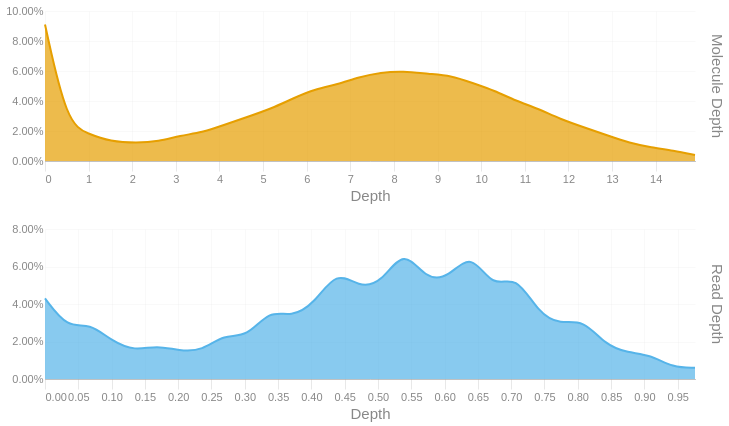

Notebook code cell kept with this figure:
### Code cell
readdep = depth_hist(tb['Read Depth'], q99, 3)
readdep = readdep.with_columns(pl.lit('Read Depth').alias('Metric'))
if not SKIPLR:
    moldep = depth_hist(tb['Molecule Depth'], mol_q99, 1)
    moldep = moldep.with_columns(pl.lit('Molecule Depth').alias('Metric'))
    _hist = pl.concat([readdep, moldep])
    _hist = _hist.filter(pl.col('Proportion') != 0)
    with SafeRender(_hist):
        (
            alt.Chart(_hist)        
            .mark_area(interpolate = "basis")
            .encode(
                x=alt.X('Bin:Q').scale(domainMin=0).axis(alt.Axis(title='Depth')),
                y = alt.Y('Proportion:Q', title = None).axis(format = '.2%'),
                color = alt.Color('Metric:N').legend(None),
                row = alt.Row("Metric:N").header(title = None, labelOrient = 'right'),
                tooltip = [
                    alt.Tooltip("Metric:N", title = "Metric"),
                    alt.Tooltip('Interval:N', title = "Depth Interval"),
                    alt.Tooltip('Proportion:Q', title = "% Alignments").format('.2%')
                ]
            )
            .resolve_scale(x='independent', y='independent')
            .properties(
                height = 150, width = 650,
                usermeta={'embedOptions': {'downloadFileName': f'{samplename}.depth.hist'}}
            )
        ).display()
else:
    readdep = readdep.filter(pl.col('Proportion') != 0)
    with SafeRender(readdep):
        (
            alt.Chart(readdep)        
            .mark_area(interpolate = "basis")
            .encode(
                x=alt.X('Bin:Q').scale(domainMin=0).axis(alt.Axis(title='Depth')),
                y = alt.Y('Proportion:Q', title = None).axis(format = '.2%'),
                tooltip = [
                    alt.Tooltip('Interval:N', title = "Depth Interval"),
                    alt.Tooltip('Proportion:Q', title = "% Alignments").format('.2%')
                ]
            )
            .properties(
                usermeta={'embedOptions': {'downloadFileName': f'{samplename}.depth.hist'}}
            )
        ).display()

### Figure 1 — Vega-Lite specification as saved in the notebook (floating-point values rounded to 4 significant figures)
{"width": 650, "height": 150, "config": {"title": {"anchor": "start", "dy": -15, "fontSize": 18, "color": "#888888", "subtitleColor": "#888888", "subtitleFontSize": 14}, "arc": {"fill": "#0072B2"}, "axis": {"domainColor": "#888888", "domainWidth": 0.5, "gridWidth": 0.2, "grid": false, "titleFontWeight": 400, "titleFontSize": 15, "labelFontSize": 11, "labelColor": "#888888", "tickColor": "#888888", "tickWidth": 0.2, "titleColor": "#888888"}, "axisBand": {"grid": false}, "axisX": {"grid": true, "tickSize": 10, "domainCap": "round"}, "axisY": {"domain": false, "grid": true, "tickSize": 0, "domainCap": "round"}, "background": "transparent", "header": {"labelFontSize": 15, "labelColor": "#888888", "titleFontSize": 15, "titleFontWeight": 600, "titleColor": "#888888"}, "legend": {"labelFont": "sans-serif", "labelFontSize": 12, "labelColor": "#888888", "symbolSize": 100, "symbolType": "circle", "titleFontSize": 12, "titlePadding": 10, "titleColor": "#888888", "title": null}, "range": {"category": ["#E69F00", "#56B4E9", "#009E73", "#F0E442", "#0072B2", "#D55E00", "#CC79A7", "#000000"], "diverging": ["#cfe8f3", "#a2d4ec", "#73bfe2", "#46abdb", "#1696d2", "#12719e"]}, "area": {"fill": "#0072B2", "fillOpacity": 0.7, "line": true, "strokeOpacity": 0.7}, "line": {"color": "#0072B2", "stroke": "#0072B2", "strokeWidth": 2}, "trail": {"color": "#0072B2", "stroke": "#0072B2", "strokeWidth": 0, "size": 1}, "point": {"filled": true, "fillOpacity": 1.0, "size": 95}, "text": {"color": "#888888", "fontSize": 11, "align": "right", "fontWeight": 400, "size": 11}, "bar": {"fill": "#0072B2", "stroke": null}, "view": {"stroke": null, "continuousWidth": 660, "continuousHeight": 400}}, "data": {"name": "data-526a75fc31eb3e04b439434a5a5f6506"}, "mark": {"type": "area", "interpolate": "basis"}, "encoding": {"color": {"field": "Metric", "legend": null, "type": "nominal"}, "row": {"field": "Metric", "header": {"title": null, "labelOrient": "right"}, "type": "nominal"}, "tooltip": [{"field": "Metric", "title": "Metric", "type": "nominal"}, {"field": "Interval", "title": "Depth Interval", "type": "nominal"}, {"field": "Proportion", "format": ".2%", "title": "% Alignments", "type": "quantitative"}], "x": {"axis": {"title": "Depth"}, "field": "Bin", "scale": {"domainMin": 0}, "type": "quantitative"}, "y": {"axis": {"format": ".2%"}, "field": "Proportion", "title": null, "type": "quantitative"}}, "resolve": {"scale": {"x": "independent", "y": "independent"}}, "usermeta": {"embedOptions": {"downloadFileName": "TF26LRJL0040_5B_10484332_23Y22YLT4_L7.depth.hist"}}, "$schema": "https://vega.github.io/schema/vega-lite/v6.4.1.json", "datasets": {"data-526a75fc31eb3e04b439434a5a5f6506": [{"Bin": 0.0, "Interval": "0.0-0.034", "Proportion": 0.043, "Metric": "Read Depth"}, {"Bin": 0.034, "Interval": "0.034-0.067", "Proportion": 0.027, "Metric": "Read Depth"}, {"Bin": 0.067, "Interval": "0.067-0.101", "Proportion": 0.03, "Metric": "Read Depth"}, {"Bin": 0.101, "Interval": "0.101-0.135", "Proportion": 0.02, "Metric": "Read Depth"}, {"Bin": 0.135, "Interval": "0.135-0.168", "Proportion": 0.015, "Metric": "Read Depth"}, {"Bin": 0.168, "Interval": "0.168-0.202", "Proportion": 0.018, "Metric": "Read Depth"}, {"Bin": 0.202, "Interval": "0.202-0.236", "Proportion": 0.015, "Metric": "Read Depth"}, {"Bin": 0.236, "Interval": "0.236-0.269", "Proportion": 0.015, "Metric": "Read Depth"}, {"Bin": 0.269, "Interval": "0.269-0.303", "Proportion": 0.024, "Metric": "Read Depth"}, {"Bin": 0.303, "Interval": "0.303-0.337", "Proportion": 0.022, "Metric": "Read Depth"}, {"Bin": 0.337, "Interval": "0.337-0.37", "Proportion": 0.037, "Metric": "Read Depth"}, {"Bin": 0.37, "Interval": "0.37-0.404", "Proportion": 0.033, "Metric": "Read Depth"}, {"Bin": 0.404, "Interval": "0.404-0.438", "Proportion": 0.04, "Metric": "Read Depth"}, {"Bin": 0.438, "Interval": "0.438-0.471", "Proportion": 0.058, "Metric": "Read Depth"}, {"Bin": 0.471, "Interval": "0.471-0.505", "Proportion": 0.049, "Metric": "Read Depth"}, {"Bin": 0.505, "Interval": "0.505-0.539", "Proportion": 0.051, "Metric": "Read Depth"}, {"Bin": 0.539, "Interval": "0.539-0.572", "Proportion": 0.07, "Metric": "Read Depth"}, {"Bin": 0.572, "Interval": "0.572-0.606", "Proportion": 0.053, "Metric": "Read Depth"}, {"Bin": 0.606, "Interval": "0.606-0.64", "Proportion": 0.054, "Metric": "Read Depth"}, {"Bin": 0.64, "Interval": "0.64-0.673", "Proportion": 0.068, "Metric": "Read Depth"}, {"Bin": 0.673, "Interval": "0.673-0.707", "Proportion": 0.048, "Metric": "Read Depth"}, {"Bin": 0.707, "Interval": "0.707-0.741", "Proportion": 0.056, "Metric": "Read Depth"}, {"Bin": 0.741, "Interval": "0.741-0.774", "Proportion": 0.035, "Metric": "Read Depth"}, {"Bin": 0.774, "Interval": "0.774-0.808", "Proportion": 0.029, "Metric": "Read Depth"}, {"Bin": 0.808, "Interval": "0.808-0.842", "Proportion": 0.032, "Metric": "Read Depth"}, {"Bin": 0.842, "Interval": "0.842-0.875", "Proportion": 0.018, "Metric": "Read Depth"}, {"Bin": 0.875, "Interval": "0.875-0.909", "Proportion": 0.014, "Metric": "Read Depth"}, {"Bin": 0.909, "Interval": "0.909-0.943", "Proportion": 0.013, "Metric": "Read Depth"}, {"Bin": 0.943, "Interval": "0.943-0.976", "Proportion": 0.006, "Metric": "Read Depth"}, {"Bin": 0.976, "Interval": "0.976-1.01", "Proportion": 0.006, "Metric": "Read Depth"}, {"Bin": 0.0, "Interval": "0.0-0.5", "Proportion": 0.091, "Metric": "Molecule Depth"}, {"Bin": 0.5, "Interval": "0.5-1.0", "Proportion": 0.025, "Metric": "Molecule Depth"}, {"Bin": 1.0, "Interval": "1.0-1.5", "Proportion": 0.018, "Metric": "Molecule Depth"}, {"Bin": 1.5, "Interval": "1.5-2.1", "Proportion": 0.013, "Metric": "Molecule Depth"}, {"Bin": 2.1, "Interval": "2.1-2.6", "Proportion": 0.012, "Metric": "Molecule Depth"}, {"Bin": 2.6, "Interval": "2.6-3.1", "Proportion": 0.013, "Metric": "Molecule Depth"}, {"Bin": 3.1, "Interval": "3.1-3.6", "Proportion": 0.017, "Metric": "Molecule Depth"}, {"Bin": 3.6, "Interval": "3.6-4.1", "Proportion": 0.019, "Metric": "Molecule Depth"}, {"Bin": 4.1, "Interval": "4.1-4.6", "Proportion": 0.024, "Metric": "Molecule Depth"}, {"Bin": 4.6, "Interval": "4.6-5.2", "Proportion": 0.029, "Metric": "Molecule Depth"}, {"Bin": 5.2, "Interval": "5.2-5.7", "Proportion": 0.035, "Metric": "Molecule Depth"}, {"Bin": 5.7, "Interval": "5.7-6.2", "Proportion": 0.042, "Metric": "Molecule Depth"}, {"Bin": 6.2, "Interval": "6.2-6.7", "Proportion": 0.048, "Metric": "Molecule Depth"}, {"Bin": 6.7, "Interval": "6.7-7.2", "Proportion": 0.051, "Metric": "Molecule Depth"}, {"Bin": 7.2, "Interval": "7.2-7.7", "Proportion": 0.056, "Metric": "Molecule Depth"}, {"Bin": 7.7, "Interval": "7.7-8.2", "Proportion": 0.059, "Metric": "Molecule Depth"}, {"Bin": 8.2, "Interval": "8.2-8.8", "Proportion": 0.06, "Metric": "Molecule Depth"}, {"Bin": 8.8, "Interval": "8.8-9.3", "Proportion": 0.058, "Metric": "Molecule Depth"}, {"Bin": 9.3, "Interval": "9.3-9.8", "Proportion": 0.057, "Metric": "Molecule Depth"}, {"Bin": 9.8, "Interval": "9.8-10.3", "Proportion": 0.052, "Metric": "Molecule Depth"}, {"Bin": 10.3, "Interval": "10.3-10.8", "Proportion": 0.047, "Metric": "Molecule Depth"}, {"Bin": 10.8, "Interval": "10.8-11.3", "Proportion": 0.04, "Metric": "Molecule Depth"}, {"Bin": 11.3, "Interval": "11.3-11.8", "Proportion": 0.035, "Metric": "Molecule Depth"}, {"Bin": 11.8, "Interval": "11.8-12.4", "Proportion": 0.028, "Metric": "Molecule Depth"}, {"Bin": 12.4, "Interval": "12.4-12.9", "Proportion": 0.022, "Metric": "Molecule Depth"}, {"Bin": 12.9, "Interval": "12.9-13.4", "Proportion": 0.017, "Metric": "Molecule Depth"}, {"Bin": 13.4, "Interval": "13.4-13.9", "Proportion": 0.012, "Metric": "Molecule Depth"}, {"Bin": 13.9, "Interval": "13.9-14.4", "Proportion": 0.009, "Metric": "Molecule Depth"}, {"Bin": 14.4, "Interval": "14.4-14.9", "Proportion": 0.007, "Metric": "Molecule Depth"}, {"Bin": 14.9, "Interval": "14.9-15.45", "Proportion": 0.004, "Metric": "Molecule Depth"}]}}
